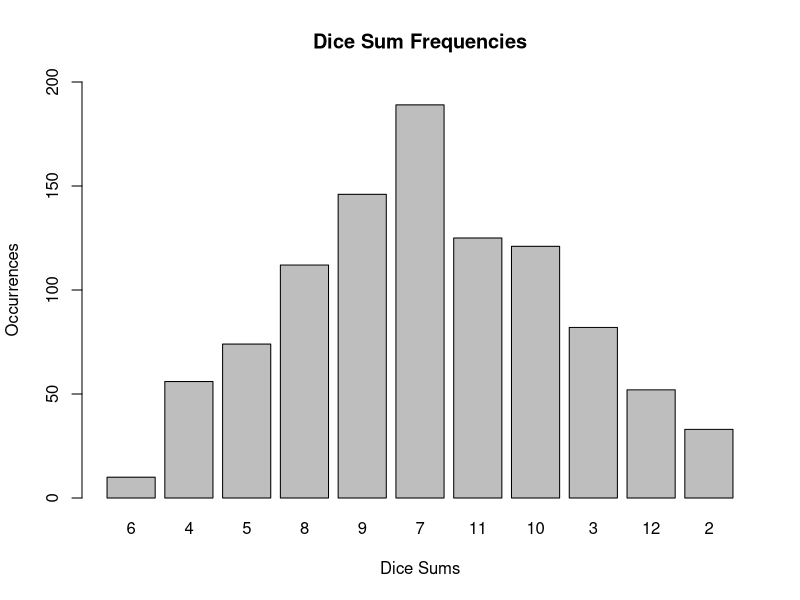

Write R code to recreate this figure.
# cs201_asn_1.R
# Ez Racancoj s1326470
# cs-201
# Spring 2024


# Question What happens whe you try to make a vector contain different types by using 
# c( ) funtion?

# Answer
# R is a strongly typed programming language, so all the elements in a vector 
# must be of the same data type. Trying to make a vector with different data
# types in R will force all the elements to be the same type through a process
# known as type coercion.


# Question Try to make a vector that contains some numbers and some strings. Waht happens 
# to the integers ia the vector?

# Mix vector
some_vector <- c(1, "two", 3, "four", 5)

# Answer
# The integers will become strings. This happens since R is trying to make all
# elements in the vector the same data type and sicne a string can not become
# an integer R will make the integers into strings

# In the R script file cs201_asn_1.R, write R cade to perform the 
# following tasks. 

# Say a cafeteria is using R to create their breakfast menu.

items <- c("spam", "eggs", "beans", "bacon", "sausage")

# Question What does items[-3] produuce? Based on what you find use indexing to create
# a version of the items vector without "spam" in it.

# Answer 
# items[-3] will list all the elements except the third from the items vector 

items[-3]

# New items vector

new_items <- items[-1]
new_items

# Use indexing to create a vector called more_spam from items; more _spam 
# will contain spam, eggs, sausage, spam, and spam

items_to_delete <- c(3, 4)
more_spam <- items[-items_to_delete]
more_spam <- c(more_spam, "spam", "spam")
more_spam


# Add a new item, "lobster", to the items vactor

items <- c(items, "lobster")
items

# Generate a character matrix that contains the following tic-tac-toe pattern;

tic_tac_toe <- matrix(c("x","o","x","o","x","o","x","o","x"), nrow = 3, ncol = 3)
print(tic_tac_toe)

# Simulate rolling a pair of standard six-sided dice 1000 times. Use vectors
# die1 and die2 to hold the values of the 1000 rolls for each die. You 
# will want to use the R sample() function to generate the 1000 random 
# integers in the vectors. Store the sums of the 1000 dice rolls in the 
# vector dice_sums. Count the frequencies of the dice sums in dice_sums 
# and generate a bar plot of dice sum frequencies with the axis labels 
# shown below.

die1 <- sample(1:6, 1000, replace = TRUE) # Generate 1000 integers from 1-6 inclusive to represent the 1000 rolls for teh first die
die2 <-sample(1:6, 1000, replace = TRUE) # do the same for the second die
  
dice_sums <- die1 + die2 # Vector to holed the sums of the 1000 dice 


sum_freq_table <- table(dice_sums) # Table of frequencies


print(sum_freq_table) # Display the frequency table

# Task 4 continued: Generate a bar plot of dice sum frequencies

# Plotting the bar plot
#print(barplot(sum_freq_table, main = "Dice Sum Frequencies", xlab = "Dice sums", ylab = "Occurrences", col = "gray"))

barplot(sum_freq_table, 
        main = "Dice Sum Frequencies", 
        xlab = "Dice Sums", 
        ylab = "Occurrences", 
        col = "gray",
        ylim = c(0, 200),  # Set custom y-axis limits (adjust as needed)
        names.arg = unique(dice_sums))  # Display unique dice sums on the x-axis

